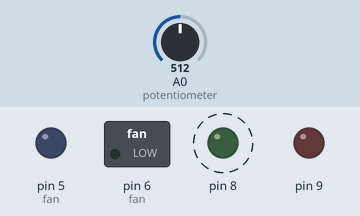
A sketch run on a simulated Arduino Uno, built with avr-gcc and run on an emulated ATmega328P. Shown: switched loads named in the sketch (green lamp = pin HIGH), output pins drawn as LEDs (lit = HIGH). Dashed ring = blinking. The inputs (shaded band) are chosen by the test bench; at power-on: A0 (potentiometer) = 512. What the sketch prints to the serial monitor is not drawn.

Above: at 0.2 s.
Timing chart, 0 to 3.0 s (numbered marks = the images above):
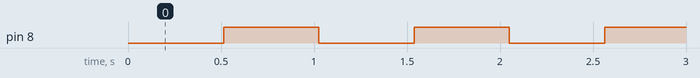

Measured:
- by itself, pin 8: alternates HIGH for 0.51 s and LOW for 0.51 s

The sketch:

sketch.ino
```cpp
#include <avr/io.h>
#include <avr/interrupt.h>
#include <stdint.h>

#define WINDOW_SAMPLES 2048U
#define WINDOW_SHIFT   11

#define DC_INITIAL 256

typedef struct {
  uint32_t sum;
  uint32_t sum_sq;
  uint32_t sum_abs;
  uint32_t sum_diff2;
  uint16_t min;
  uint16_t max;
  uint16_t zc;
} acc_t;

static acc_t acc;
static acc_t ready;
static volatile uint8_t ready_flag = 0;
static volatile uint16_t n = 0;

static volatile uint16_t dc = DC_INITIAL;
static int16_t prev_dev = 0;
static uint16_t prev_x = 0;
static uint8_t first_sample = 1;

static void uart_init(void) {
  UCSR0A = (1 << U2X0);
  UBRR0H = 0;
  UBRR0L = 16;
  UCSR0B = (1 << TXEN0) | (1 << RXEN0);
  UCSR0C = (1 << UCSZ01) | (1 << UCSZ00);
}

static void uart_putc(char c) {
  while (!(UCSR0A & (1 << UDRE0))) { }
  UDR0 = c;
}

static void uart_puts(const char *s) {
  while (*s) uart_putc(*s++);
}

static void uart_put_u32(uint32_t v) {
  char buf[11];
  uint8_t i = 0;
  if (v == 0) { uart_putc('0'); return; }
  while (v > 0) { buf[i++] = '0' + (v % 10); v /= 10; }
  while (i > 0) uart_putc(buf[--i]);
}

static int16_t uart_getc_nonblock(void) {
  if (UCSR0A & (1 << RXC0)) return UDR0;
  return -1;
}

static void adc_init(void) {
  ADMUX = (1 << REFS0);
  DIDR0 = (1 << ADC0D);
  ADCSRB = 0;

  ADCSRA = (1 << ADEN) | (1 << ADATE) | (1 << ADPS2) | (1 << ADPS1) | (1 << ADPS0);
  ADCSRA |= (1 << ADSC);
}

static void timer2_init(void) {
  TCCR2A = (1 << WGM21);
  TCCR2B = (1 << CS21) | (1 << CS20);
  OCR2A = 124;
  TIMSK2 = (1 << OCIE2A);
}

static uint8_t fan_on = 0;
static uint8_t fan_duty = 200;

static void fan_init(void) {
  DDRD |= (1 << PD5) | (1 << PD6);
  PORTD &= ~(1 << PD6);

  TCCR0A = (1 << WGM01) | (1 << WGM00);
  TCCR0B = (1 << CS01) | (1 << CS00);
  OCR0B = 0;
}

static void fan_apply(void) {
  if (fan_on) {
    OCR0B = fan_duty;
    TCCR0A |= (1 << COM0B1);
  } else {
    TCCR0A &= ~(1 << COM0B1);
    PORTD &= ~(1 << PD5);
  }
}

static void leds_init(void) {
  DDRB |= (1 << PB0) | (1 << PB1);
  PORTB &= ~((1 << PB0) | (1 << PB1));
}

static void acc_reset(acc_t *a) {
  a->sum = 0; a->sum_sq = 0; a->sum_abs = 0; a->sum_diff2 = 0;
  a->min = 1023; a->max = 0; a->zc = 0;
}

ISR(TIMER2_COMPA_vect) {
  uint8_t lo = ADCL;
  uint8_t hi = ADCH;
  uint16_t x = ((uint16_t)hi << 8) | lo;
  ADCSRA |= (1 << ADSC);

  int16_t dev = (int16_t)x - (int16_t)dc;
  uint16_t adev = (dev < 0) ? (uint16_t)(-dev) : (uint16_t)dev;

  acc.sum += x;
  acc.sum_sq += (uint32_t)adev * adev;
  acc.sum_abs += adev;
  if (x < acc.min) acc.min = x;
  if (x > acc.max) acc.max = x;

  if (!first_sample) {
    int16_t d = (int16_t)x - (int16_t)prev_x;
    uint16_t ad = (d < 0) ? (uint16_t)(-d) : (uint16_t)d;
    acc.sum_diff2 += (uint32_t)ad * ad;

    if ((dev > 0 && prev_dev < 0) || (dev < 0 && prev_dev > 0)) acc.zc++;
  }
  first_sample = 0;
  if (dev != 0) prev_dev = dev;
  prev_x = x;

  if (++n >= WINDOW_SAMPLES) {
    ready = acc;
    ready_flag = 1;
    dc = (uint16_t)(acc.sum >> WINDOW_SHIFT);
    acc_reset(&acc);
    n = 0;
  }
}

static uint16_t isqrt32(uint32_t v) {
  uint32_t res = 0;
  uint32_t bit = 1UL << 30;
  while (bit > v) bit >>= 2;
  while (bit != 0) {
    if (v >= res + bit) { v -= res + bit; res = (res >> 1) + bit; }
    else { res >>= 1; }
    bit >>= 2;
  }
  return (uint16_t)res;
}

int main(void) {
  uart_init();
  adc_init();
  timer2_init();
  fan_init();
  leds_init();
  acc_reset(&acc);
  sei();

  uart_puts("# acoustic_detector v1, fs=4000Hz, window=2048\r\n");
  uart_puts("window,mean,rms,p2p,crest_x100,zcr,mad,diff_rms,fan\r\n");

  uint32_t window_id = 0;
  acc_t w;

  for (;;) {
    int16_t c = uart_getc_nonblock();
    if (c == 'f') { fan_on = !fan_on; fan_apply(); }
    else if (c >= '1' && c <= '9') { fan_duty = (uint8_t)((c - '0') * 255U / 10U); fan_apply(); }
    else if (c == '0') { fan_duty = 255; fan_apply(); }
    else if (c == 'r') { PORTB ^= (1 << PB1); }

    if (!ready_flag) continue;

    cli();
    w = ready;
    ready_flag = 0;
    sei();

    uint16_t mean = (uint16_t)(w.sum >> WINDOW_SHIFT);
    uint16_t rms = isqrt32(w.sum_sq >> WINDOW_SHIFT);
    uint16_t p2p = w.max - w.min;

    uint16_t half_p2p = p2p / 2;
    uint16_t crest_x100 = rms ? (uint16_t)((uint32_t)half_p2p * 100U / rms) : 0;
    uint16_t mad = (uint16_t)(w.sum_abs >> WINDOW_SHIFT);
    uint16_t diff_rms = isqrt32(w.sum_diff2 >> WINDOW_SHIFT);

    uart_put_u32(window_id++); uart_putc(',');
    uart_put_u32(mean);        uart_putc(',');
    uart_put_u32(rms);         uart_putc(',');
    uart_put_u32(p2p);         uart_putc(',');
    uart_put_u32(crest_x100);  uart_putc(',');
    uart_put_u32(w.zc);        uart_putc(',');
    uart_put_u32(mad);         uart_putc(',');
    uart_put_u32(diff_rms);    uart_putc(',');
    uart_put_u32(fan_on);
    uart_puts("\r\n");

    PORTB ^= (1 << PB0);
  }
}
```
